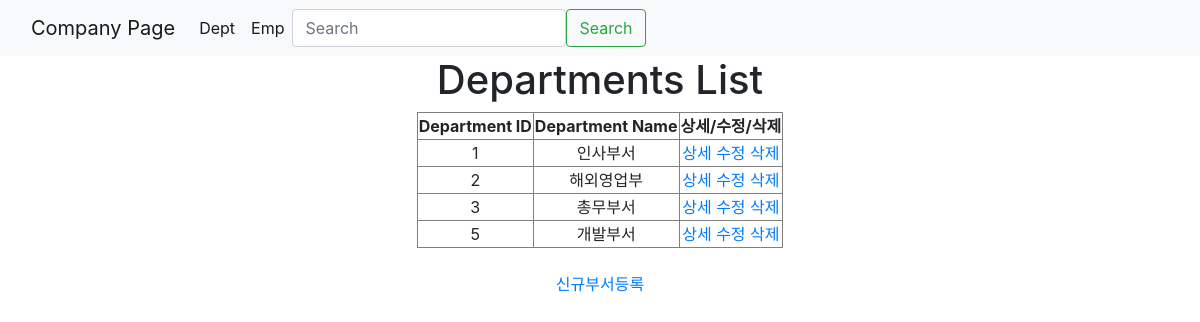
The app's page /company/department/all/, older data.
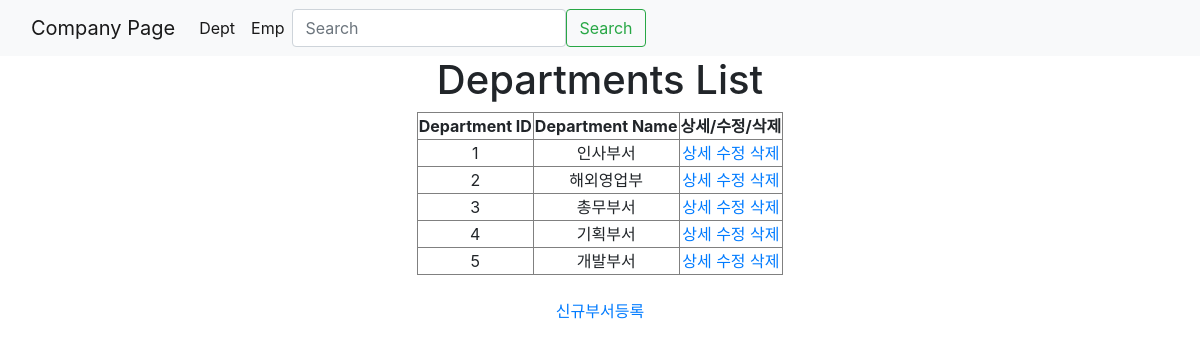
The same page, newer data.
### company/models.py (models this page shows, shortened)
class Department(models.Model):
    Department_ID = models.AutoField(primary_key=True)
    Department_NAME = models.CharField(max_length=100)

### company/views.py (the view)
# urls.py: path('department/all/', views.reaDepartmentAll, name='depAll'),
def reaDepartmentAll(request):
    qs = Department.objects.all()
    context ={
        'department_list': qs}
    return render(request,'dept/readDepartment.html',context)

### company/templates/dept/readDepartment.html (shortened to what this page needs)
<!DOCTYPE html>
<html lang="ko">
	<head>
        <link rel="stylesheet" href="https://stackpath.bootstrapcdn.com/bootstrap/4.3.1/css/bootstrap.min.css">
	</head>
{% include 'dept/dept.navbar.html' %}
	<body>
    <center>
		<h1>Departments List</h1>
		{% if department_list %}
            <table style="text-align: center " border = "1">
                <tr>
                    <th>Department ID</th>
                    <th>Department Name</th>
                    <th>상세/수정/삭제</th>
                </tr>
			    {% for d in department_list %}
                <tr>
				    <td>{{ d.Department_ID }}</td>
                    <td>{{ d.Department_NAME }}</td>
                    <td> <a href="{% url 'company:depDet'  d.Department_ID %}">상세</a>
                        <a href="{% url 'company:depMod'  d.Department_ID %}">수정</a>
                        <a href="{% url 'company:depDel'  d.Department_ID %}">삭제</a></td>
                </tr>
            {% endfor %}
            </table>
		{% else %}
            <p>department: 0</p>
		{% endif %}
		<a href="{% url 'company:regD' %}">신규부서등록</a>
    </center>
	</body>
</html>

### company/templates/dept/dept.navbar.html (shortened to what this page needs)
<nav class="navbar navbar-expand-lg navbar-light bg-light">
  <div class="container-fluid">
    <a class="navbar-brand" href="{% url 'company:home' %}">Company Page</a>
    <div class="collapse navbar-collapse" id="navbarSupportedContent">
      <ul class="navbar-nav me-auto mb-2 mb-lg-0">
        <li class="nav-item">
          <a class="nav-link active" aria-current="page" href="">Dept</a>
        </li>
        <li class="nav-item">
          <a class="nav-link active" href="{% url 'company:empAll' %}">Emp</a>
        </li>
      </ul>
      <form class="d-flex">
        <input class="form-control me-2" type="search" placeholder="Search" aria-label="Search">
        <button class="btn btn-outline-success" type="submit">Search</button>
      </form>
    </div>
  </div>
</nav>

Row changes from the older to the newer data that the page shows:
added Department: Department_ID "4", Department_NAME "기획부서"
